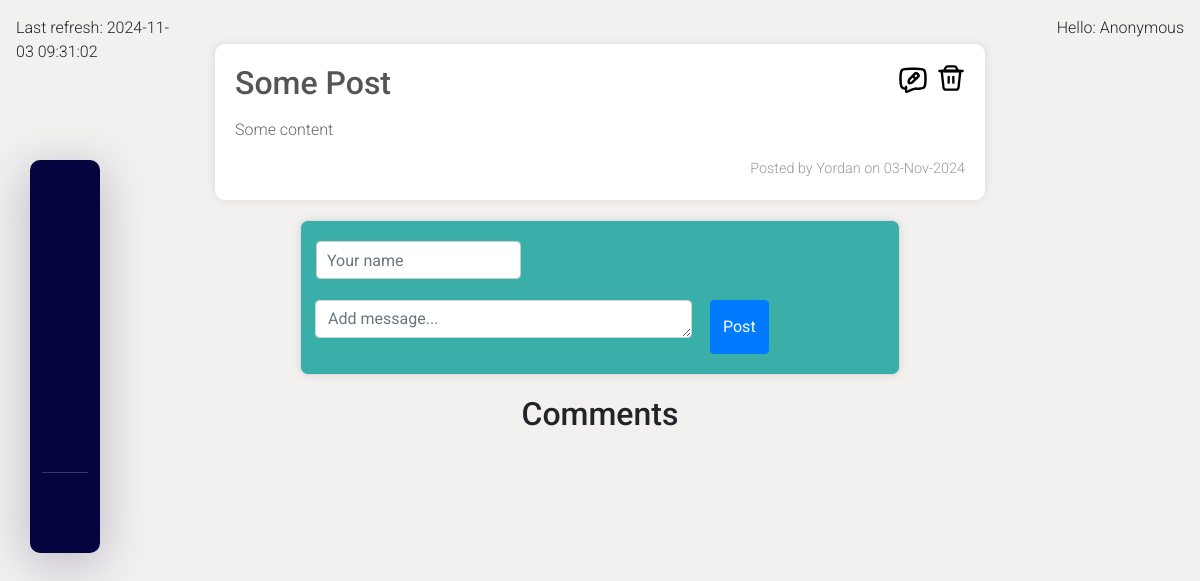
/1/details-post/, run on the app's committed database.
### forumApp/posts/models.py (models this page shows, shortened)
class Post(models.Model):
    TITLE_MAX_LENGTH = 100
    title = models.CharField(
        max_length=TITLE_MAX_LENGTH,
    )
    content = models.TextField(
        validators=(
            BadLanguageValidator(),
        )
    )
    author = models.CharField(
        max_length=30,
    )
    created_at = models.DateTimeField(
        auto_now_add=True,
    )
    languages = models.CharField(
        max_length=20,
        choices=LanguageChoice.choices,
        default=LanguageChoice.OTHER,
    )
    image = models.ImageField(
        upload_to='post_images/',
        blank=True,
        null=True,
    )

### forumApp/posts/views.py (the view)
# urls.py: path('details-post/', PostDetailView.as_view(), name="details-post"),
class PostDetailView(DetailView):
    model = Post
    template_name = 'posts/details-post.html'
    def get_context_data(self, **kwargs):
        print(PostDetailView.__mro__)
        context = super().get_context_data(**kwargs)
        context['formset'] = CommentFormSet()
        return context
    def post(self, request, *args, **kwargs):
        post = self.get_object()
        formset = CommentFormSet(request.POST)
        if formset.is_valid():
            for form in formset:
                if form.cleaned_data:
                    comment = form.save(commit=False)
                    comment.post = post
                    comment.save()
            return redirect('details-post', pk=post.id)
        context = self.get_context_data()
        context['formset'] = formset
        return self.render_to_response(context)

### forumApp/posts/templatetags/current_time.py (called while the page is built)
@register.simple_tag(name='current_time')
def current_time(format_str='%Y-%m-%d %H:%M:%S'):
    return datetime.now().strftime(format_str)

### forumApp/posts/templatetags/markdown_extras.py (called while the page is built)
@register.filter(name="markdown")
def markdown_format(text):
    return mark_safe(markdown.markdown(text))

### forumApp/posts/templatetags/user_info.py (called while the page is built)
@register.inclusion_tag('common/user-info.html')
def user_info(user):
    if user.is_authenticated:
        return {
            'username': user.username,
        }
    return {
        'username': "Anonymous",
    }

### templates/posts/details-post.html (shortened to what this page needs)
{% extends 'common/base.html' %}
{% load crispy_forms_filters %}
{% load static %}
{% load markdown_extras %}
{% block content %}
    <div class="posts">
        <div class="post">
            <div class="header">
                <h2>{{ post.title|capfirst }}</h2>
                <div class="icons">
                    <a href="{% url 'edit-post' post.pk %}">
                    </a>
                    <a href="{% url 'delete-post' post.pk %}">
                    </a>
                </div>
            </div>
            {% if not post.content %}
                <p>{% lorem 3 p %}</p>
            {% else %}
                <p>{{ post.content|markdown }}</p>
            {% endif %}
            <div class="post-meta">
                <span>Posted by {{ post.author|default:"anonymous" }} on {{ post.created_at|date:"d-M-Y" }}</span>
            </div>
        </div>
        <form method="post" class="form-inline">
            <div class="input-group">
                {% for form in formset %}
                    <div class="form-row">
                        {{ form.author|as_crispy_field }}
                        <div class="input-group-append">
                            {{ form.content|as_crispy_field }}
                            <button class="btn btn-primary ml-2" type="submit">Post</button>
                        </div>
                    </div>
                {% endfor %}
            </div>
        </form>
        <h2>Comments</h2>
    </div>
{% endblock %}

### staticfiles/css/posts.css (style rules this page uses)
body { font-family: "Roboto", sans-serif; font-weight: 300; font-style: normal; background-color: #f3f0f0; margin: 0; padding: 0; }
.posts { margin-top: 20px; display: flex; flex-direction: column; gap: 20px; }
.post { padding: 20px; border-radius: 10px; background-color: #ffffff; box-shadow: 0 0 10px rgba(0, 0, 0, 0.1); }
.post .header { display: flex; justify-content: space-between; }
.icons a { text-decoration: none; }
.post h2 { margin: 0; color: #555; text-align: left; }
.post p { color: #666; text-align: left; }
.post-meta { margin-top: 10px; display: flex; justify-content: end; font-size: 0.9em; color: #999; }

### staticfiles/css/nav.css (style rules this page uses)
*, *:after, *:before { box-sizing: border-box; }

### staticfiles/css/forms.css (style rules this page uses)
form { width: 100%; max-width: 600px; margin: 0 auto; padding: 20px; background-color: #3aafa9; border: 1px solid #ddd; border-radius: 8px; box-shadow: 0 0 10px rgba(0, 0, 0, 0.1); }
form div { margin-bottom: 15px; }
form input[type="text"], form textarea { width: 100%; padding: 10px; font-size: 16px; border: 1px solid #ccc; border-radius: 4px; }
form textarea { resize: vertical; }
.form-inline { width: auto; height: auto; }
.form-inline div { margin-bottom: 0; }
.form-row { gap: 5px; }
.input-group-append { gap: 10px; }

### data on the page
Post: title "Some Post", content "Some content", author "Yordan", created_at "03-Nov-2024"

### other printed values
{{ username }} "Anonymous"
